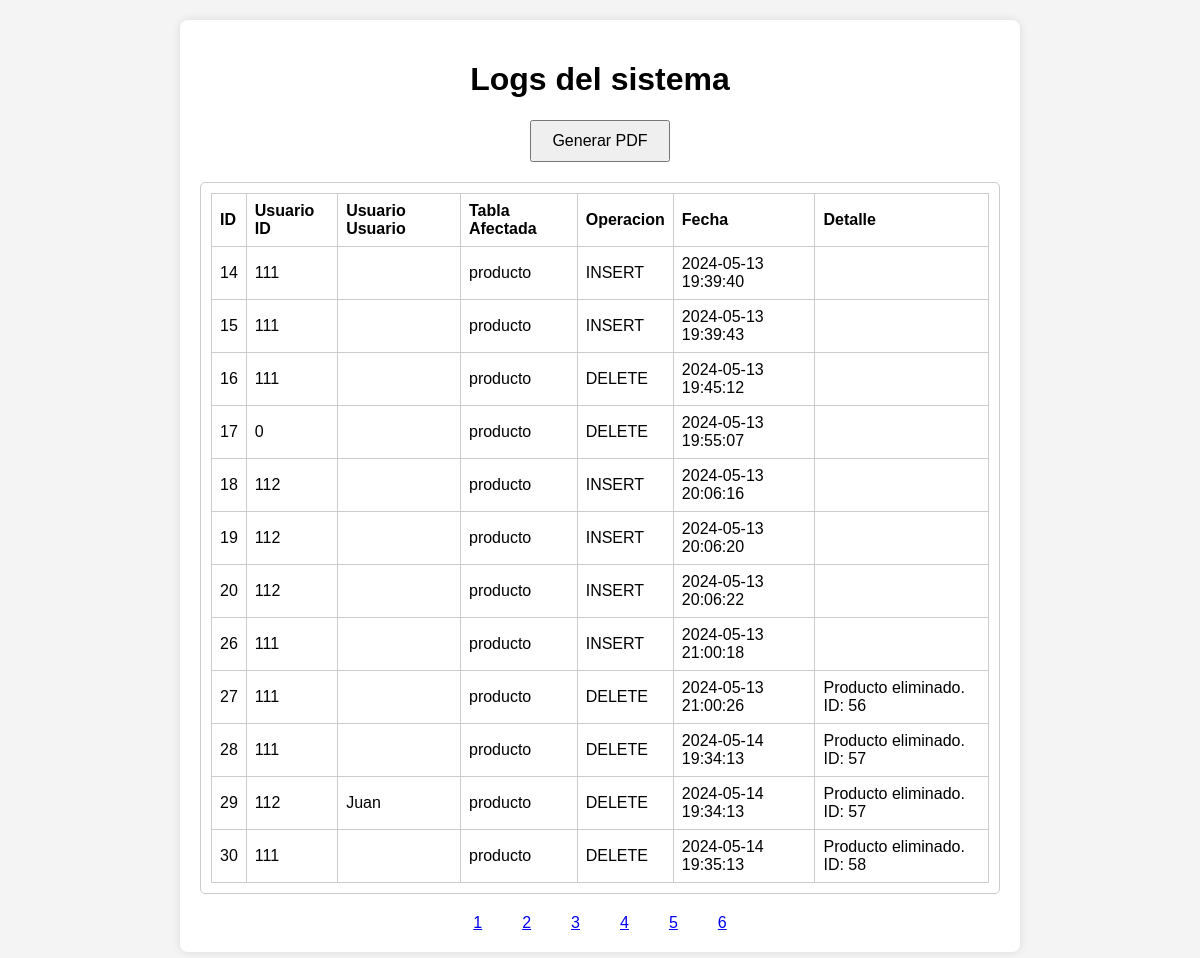
/vistas/ver_logs.php, run on an earlier commit of the app's database.
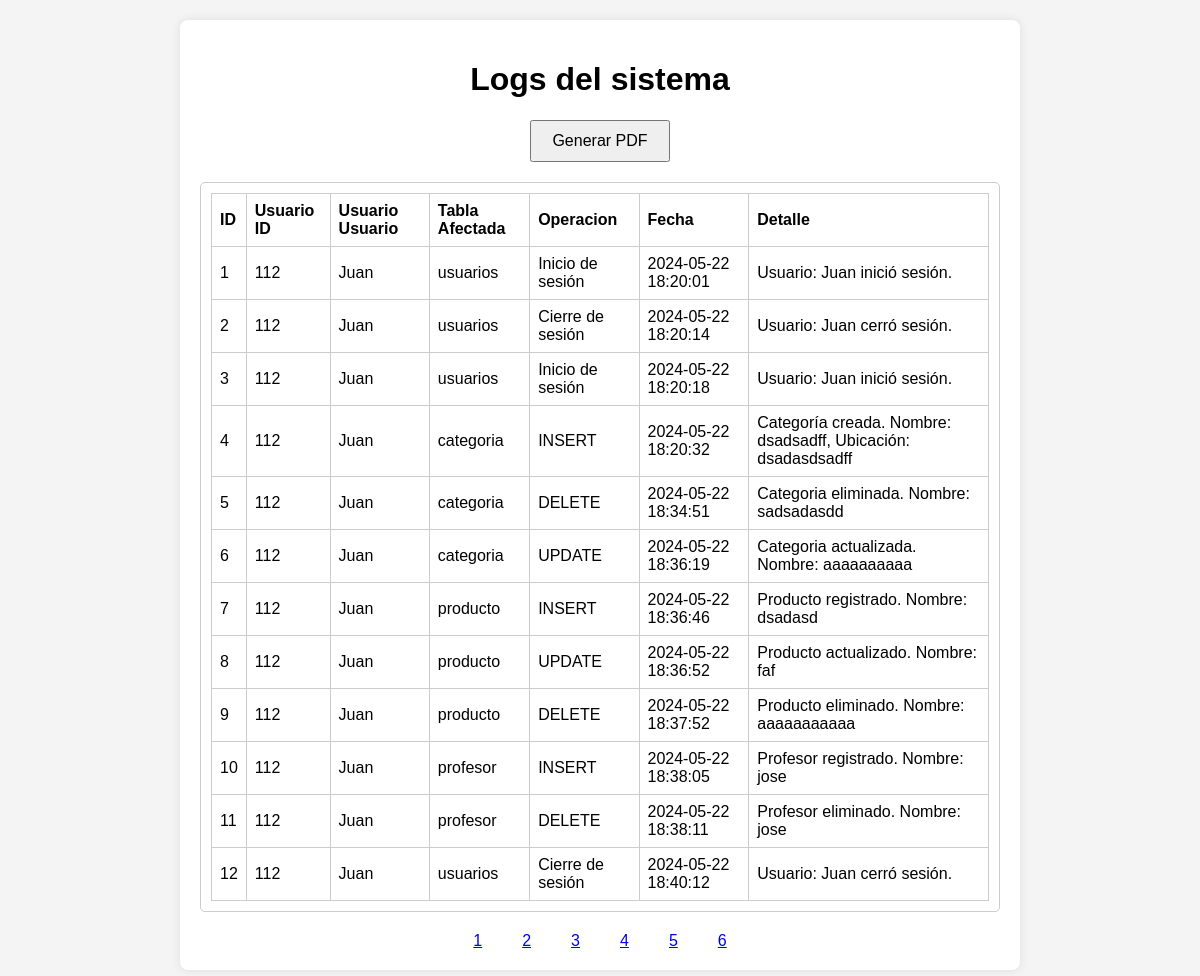
And on a later commit of the database.
### tables this page shows
CREATE TABLE `auditoria` (
  `id` int(11) NOT NULL AUTO_INCREMENT,
  `usuario_id` int(11) DEFAULT NULL,
  `usuario_usuario` varchar(20) DEFAULT NULL,
  `tabla_afectada` varchar(255) DEFAULT NULL,
  `operacion` varchar(50) DEFAULT NULL,
  `fecha` timestamp NOT NULL DEFAULT current_timestamp(),
  `detalle` text DEFAULT NULL,
  PRIMARY KEY (`id`)
);

### vistas/ver_logs.php (the view, shortened to what this page needs)
<!DOCTYPE html>
<html lang="es">
<head>
</head>
<body>
    <div class="container">
        <h1 class="title has-text-centered">Logs del sistema</h1>
        <div class="button-container">
            <form action="generar_pdf.php" method="post">
                <button type="submit" name="generate_pdf" class="button is-link is-rounded is-small">Generar PDF</button>
            </form>
        </div>
        <?php
        function mostrarLogsDesdeBD($pagina, $registrosPorPagina) {
            $hostname = 'localhost';
            $username = 'root';
            $password = '';
            $database = 'pdo';
            $conn = new mysqli($hostname, $username, $password, $database);
            $offset = ($pagina - 1) * $registrosPorPagina;
            $sql = "SELECT * FROM auditoria LIMIT $offset, $registrosPorPagina";
            $result = $conn->query($sql);
            if ($result->num_rows > 0) {
                echo '<div class="log-container">';
                echo '<table>';
                echo '<tr><th>ID</th><th>Usuario ID</th><th>Usuario Usuario</th><th>Tabla Afectada</th><th>Operacion</th><th>Fecha</th><th>Detalle</th></tr>';
                while ($row = $result->fetch_assoc()) {
                    echo '<tr>';
                    echo '<td>' . htmlspecialchars($row['id']) . '</td>';
                    echo '<td>' . htmlspecialchars($row['usuario_id']) . '</td>';
                    echo '<td>' . htmlspecialchars($row['usuario_usuario']) . '</td>';
                    echo '<td>' . htmlspecialchars($row['tabla_afectada']) . '</td>';
                    echo '<td>' . htmlspecialchars($row['operacion']) . '</td>';
                    echo '<td>' . htmlspecialchars($row['fecha']) . '</td>';
                    echo '<td>' . htmlspecialchars($row['detalle']) . '</td>';
                    echo '</tr>';
                }
                echo '</table>';
                echo '</div>';
            } else {
                echo '<p>No se encontraron registros en la base de datos.</p>';
            }
        }
        function obtenerTotalRegistros() {
            $hostname = 'localhost';
            $username = 'root';
            $password = '';
            $database = 'pdo';
            $conn = new mysqli($hostname, $username, $password, $database);
            $sql = "SELECT COUNT(*) AS total FROM auditoria";
            $result = $conn->query($sql);
            $total = 0;
            if ($result->num_rows > 0) {
                $row = $result->fetch_assoc();
                $total = $row['total'];
            }
            return $total;
        }
        $pagina = isset($_GET['pagina']) ? (int)$_GET['pagina'] : 1;
        $registrosPorPagina = 12;
        $totalRegistros = obtenerTotalRegistros();
        $Npaginas = ceil($totalRegistros / $registrosPorPagina);
        $url = 'index.php?vista=ver_logs&pagina=';
        $botones = 5;
        mostrarLogsDesdeBD($pagina, $registrosPorPagina);
        echo '<div class="button-container">';
        for ($i = max(1, $pagina - $botones); $i <= min($pagina + $botones, $Npaginas); $i++) {
            echo '<a href="' . $url . $i . '" class="button">' . $i . '</a>';
        }
        echo '</div>';
        ?>
    </div>
</body>
</html>

What changed in the data, as far as the page shows it:
no longer on this page (row edited): auditoria: id "14", usuario "111", tabla_afectada "producto", operacion "INSERT", fecha "2024-05-13 19:39:40"
no longer on this page (row edited): auditoria: id "15", usuario "111", tabla_afectada "producto", operacion "INSERT", fecha "2024-05-13 19:39:43"
no longer on this page (row edited): auditoria: id "16", usuario "111", tabla_afectada "producto", operacion "DELETE", fecha "2024-05-13 19:45:12"
no longer on this page (row edited): auditoria: id "17", usuario "0", tabla_afectada "producto", operacion "DELETE", fecha "2024-05-13 19:55:07"
no longer on this page (row edited): auditoria: id "18", usuario "112", tabla_afectada "producto", operacion "INSERT", fecha "2024-05-13 20:06:16"
no longer on this page (row edited): auditoria: id "19", usuario "112", tabla_afectada "producto", operacion "INSERT", fecha "2024-05-13 20:06:20"
no longer on this page (row edited): auditoria: id "20", usuario "112", tabla_afectada "producto", operacion "INSERT", fecha "2024-05-13 20:06:22"
no longer on this page (row edited): auditoria: id "26", usuario "111", tabla_afectada "producto", operacion "INSERT", fecha "2024-05-13 21:00:18"
no longer on this page (row edited): auditoria: id "27", usuario "111", tabla_afectada "producto", operacion "DELETE", fecha "2024-05-13 21:00:26", detalle "Producto eliminado. ID: 56"
no longer on this page (row edited): auditoria: id "28", usuario "111", tabla_afectada "producto", operacion "DELETE", fecha "2024-05-14 19:34:13", detalle "Producto eliminado. ID: 57"
no longer on this page (row edited): auditoria: id "29", usuario "112", usuario_usuario "Juan", tabla_afectada "producto", operacion "DELETE", fecha "2024-05-14 19:34:13", detalle "Producto eliminado. ID: 57"
no longer on this page (row edited): auditoria: id "30", usuario "111", tabla_afectada "producto", operacion "DELETE", fecha "2024-05-14 19:35:13", detalle "Producto eliminado. ID: 58"
added auditoria: id "1", usuario "112", usuario_usuario "Juan", tabla_afectada "usuarios", operacion "Inicio de sesión", fecha "2024-05-22 18:20:01", detalle "Usuario: Juan inició sesión."
added auditoria: id "2", usuario "112", usuario_usuario "Juan", tabla_afectada "usuarios", operacion "Cierre de sesión", fecha "2024-05-22 18:20:14", detalle "Usuario: Juan cerró sesión."
added auditoria: id "3", usuario "112", usuario_usuario "Juan", tabla_afectada "usuarios", operacion "Inicio de sesión", fecha "2024-05-22 18:20:18", detalle "Usuario: Juan inició sesión."
added auditoria: id "4", usuario "112", usuario_usuario "Juan", tabla_afectada "categoria", operacion "INSERT", fecha "2024-05-22 18:20:32", detalle "Categoría creada. Nombre: dsadsadff, Ubicación: dsadasdsadff"
added auditoria: id "5", usuario "112", usuario_usuario "Juan", tabla_afectada "categoria", operacion "DELETE", fecha "2024-05-22 18:34:51", detalle "Categoria eliminada. Nombre: sadsadasdd"
added auditoria: id "6", usuario "112", usuario_usuario "Juan", tabla_afectada "categoria", operacion "UPDATE", fecha "2024-05-22 18:36:19", detalle "Categoria actualizada. Nombre: aaaaaaaaaa"
added auditoria: id "7", usuario "112", usuario_usuario "Juan", tabla_afectada "producto", operacion "INSERT", fecha "2024-05-22 18:36:46", detalle "Producto registrado. Nombre: dsadasd"
added auditoria: id "8", usuario "112", usuario_usuario "Juan", tabla_afectada "producto", operacion "UPDATE", fecha "2024-05-22 18:36:52", detalle "Producto actualizado. Nombre: faf"
added auditoria: id "9", usuario "112", usuario_usuario "Juan", tabla_afectada "producto", operacion "DELETE", fecha "2024-05-22 18:37:52", detalle "Producto eliminado. Nombre: aaaaaaaaaaa"
added auditoria: id "10", usuario "112", usuario_usuario "Juan", tabla_afectada "profesor", operacion "INSERT", fecha "2024-05-22 18:38:05", detalle "Profesor registrado. Nombre: jose"
added auditoria: id "11", usuario "112", usuario_usuario "Juan", tabla_afectada "profesor", operacion "DELETE", fecha "2024-05-22 18:38:11", detalle "Profesor eliminado. Nombre: jose"
added auditoria: id "12", usuario "112", usuario_usuario "Juan", tabla_afectada "usuarios", operacion "Cierre de sesión", fecha "2024-05-22 18:40:12", detalle "Usuario: Juan cerró sesión."
